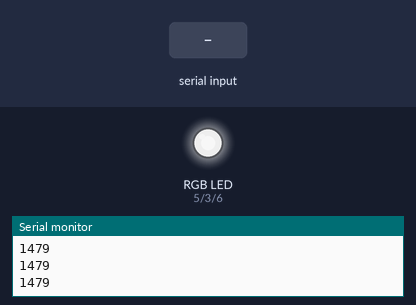
Simulated run of this sketch. Board: Arduino Uno, built with avr-gcc and run on an emulated ATmega328P. Shown: an RGB LED mixed from three pins (HIGH = lit), the last lines printed to the serial monitor. The test bench sets the inputs (shaded band). Dim RGB values are drawn brighter than linear.

Above: at 1.2 s.
1.3 s: "90,45\n" received over Serial
At 2.1 s:
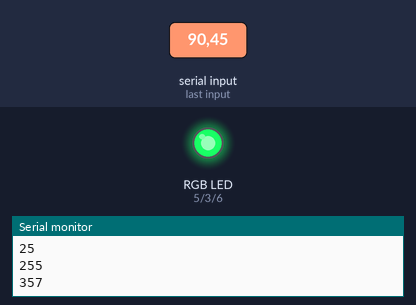
2.8 s: "30,150\n" received over Serial
At 4.1 s:
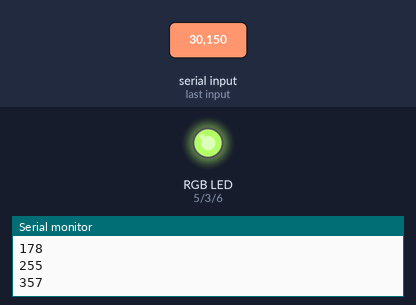
4.4 s: "5\n" received over Serial
At 5.1 s:
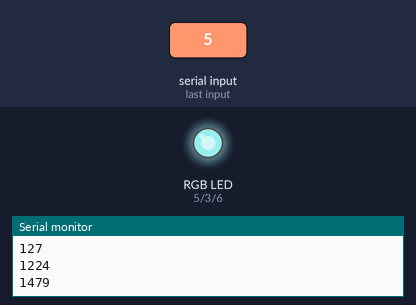
5.9 s: "90\n" received over Serial
At 7.3 s:
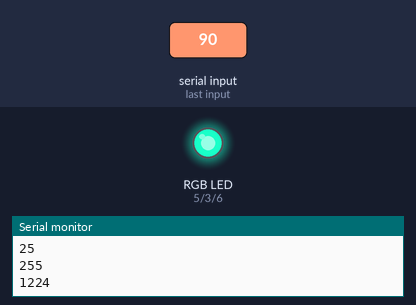
Timing chart, 0 to 8.5 s (numbered marks = the images above; inputs shaded):
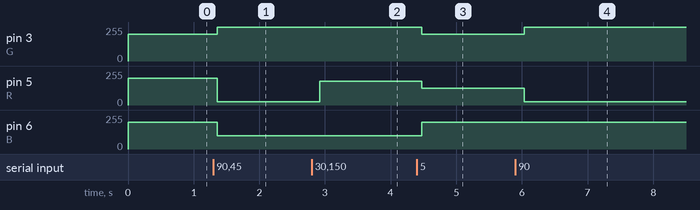

Measured:
- after the input at 1.3 s, pin 3 (G): 199/255 → 255/255 after 0.06 s; pin 5 (R): 199/255 → 25/255 after 0.06 s; pin 6 (B): 199/255 → 101/255 after 0.06 s
- after the input at 2.8 s, pin 5 (R): 25/255 → 178/255 after 0.12 s
- after the input at 4.4 s, pin 3 (G): 255/255 → 200/255 after 0.08 s; pin 5 (R): 178/255 → 127/255 after 0.08 s; pin 6 (B): 101/255 → 199/255 after 0.08 s
- after the input at 5.9 s, pin 3 (G): 200/255 → 255/255 after 0.14 s; pin 5 (R): 127/255 → 25/255 after 0.14 s; pin 6 (B): 199/255 → 200/255 after 0.14 s

The sketch:

sketch_oct07a.ino
```cpp
int G = 3;
int R = 5;
int B = 6;// the PWM pin the LED is attached to

int brightness_G = 255;
int brightness_R = 100;
int brightness_B = 255; // how bright the LED is
String data;

// the setup routine runs once when you press reset:
void setup()
{
  pinMode(R, OUTPUT);
  pinMode(G, OUTPUT);
  pinMode(B, OUTPUT);
  Serial.begin(9600);
  Serial.setTimeout(50);
}

void loop() {
  // set the brightness of pin 9:
  if ( Serial.available () > 0 )
  {
    data = Serial.readString();
  }
  brightness_R = 255-((data[0]-48)*25.5);
  brightness_G = 255-((data[1]-48)*25.5);
  brightness_B = 255-((data[2]-48)*25.5);
  analogWrite(R, brightness_R);
  analogWrite(G, brightness_G);
  analogWrite(B, brightness_B);
  Serial.println(brightness_R, DEC);
  Serial.println(brightness_G, DEC);
  Serial.println(brightness_B, DEC);
  delay(100);
}
```
